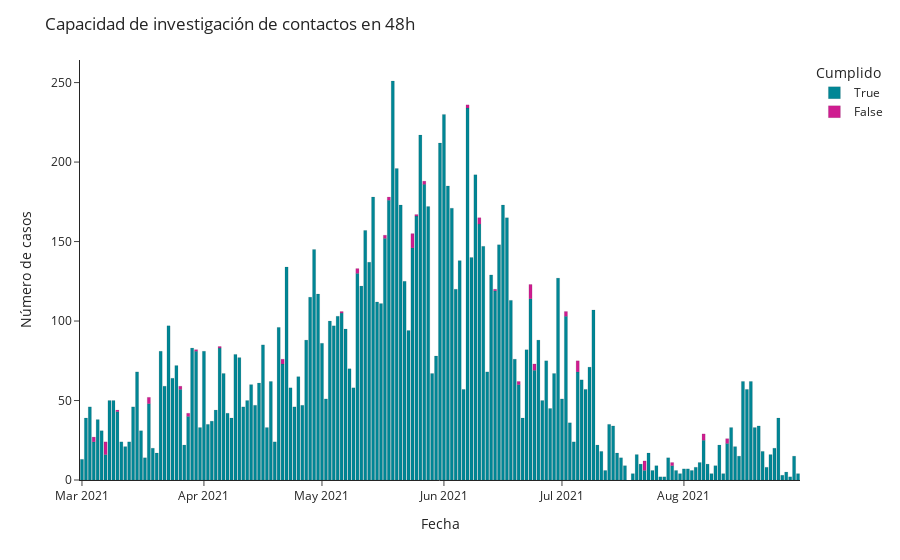

Write notebook code for a chart like this one.
### Code cell
# Crea gráfico de etapa_clinica regional por semana epidemiologica

px.bar(df_seguimiento_ind7_clean.groupby(['fecha_cumple_requisitos','dif_ind7']).count()[['n_folio']].reset_index(),
        x= 'fecha_cumple_requisitos',
        y= 'n_folio',
        color= 'dif_ind7',
        color_discrete_map={
            True: 'rgb(0,134,149)',
            False: 'rgb(207,28,144)'#rgb(222,203,228)#C075A6
          },
        labels={'dif_ind7':'Cumplido'}, 
       ).update_layout(title= 'Capacidad de investigación de contactos en 48h',
                    yaxis_title='Número de casos',
                    xaxis_title='Fecha',
                    template='simple_white',
                      ).update_traces(marker_line_color='rgb(0,0,0)',
                                      marker_line_width=0.1, 
                                      #opacity=0.8
                                     )                  
                    #xaxis=dict(tickmode = 'array',
                     #             tickvals = list(range(12,88,3)),
                      #            ticktext = list(list(range(12,54,3))+list(range(1,88,3))),
                      #           ),
               #     ).add_vline(x=53.5, line_width=3, line_dash='dash', line_color='gray'
                #               ).add_vrect(x0='50', x1='50', 
                 #                          annotation_text='2020', 
                  #                         annotation_position='top right',
                   #                        annotation=dict(font_size=18, 
                    #                                       font_family="'Open Sans', verdana, arial, sans-serif"),
                     #                                      opacity=0, 
                      #                                     line_width=0
                       #                   ).add_vrect(x0='84', x1='86', 
                        #                   annotation_text='2021', 
                         #                  annotation_position='top right',
                          #                 annotation=dict(font_size=18, 
                           #                                font_family="'Open Sans', verdana, arial, sans-serif"),
                            #                               opacity=0, 
                             #                              line_width=0)

### Figure 1 — Plotly figure (JSON) as saved in the notebook; plotly's stock layout.template omitted (floating-point values rounded to 4 significant figures; data arrays with more than 128 entries replaced by an {"elided": "..."} marker saying what was removed)
{"data": [{"alignmentgroup": "True", "hovertemplate": "Cumplido=True<br>fecha_cumple_requisitos=%{x}<br>n_folio=%{y}<extra></extra>", "legendgroup": "True", "marker": {"color": "rgb(0,134,149)", "line": {"color": "rgb(0,0,0)", "width": 0.1}}, "name": "True", "offsetgroup": "True", "orientation": "v", "showlegend": true, "textposition": "auto", "type": "bar", "x": {"elided": "182 str values"}, "xaxis": "x", "y": {"elided": "182 int values"}, "yaxis": "y"}, {"alignmentgroup": "True", "hovertemplate": "Cumplido=False<br>fecha_cumple_requisitos=%{x}<br>n_folio=%{y}<extra></extra>", "legendgroup": "False", "marker": {"color": "rgb(207,28,144)", "line": {"color": "rgb(0,0,0)", "width": 0.1}}, "name": "False", "offsetgroup": "False", "orientation": "v", "showlegend": true, "textposition": "auto", "type": "bar", "x": ["2021-03-04T00:00:00", "2021-03-07T00:00:00", "2021-03-10T00:00:00", "2021-03-18T00:00:00", "2021-03-26T00:00:00", "2021-03-28T00:00:00", "2021-03-30T00:00:00", "2021-04-05T00:00:00", "2021-04-21T00:00:00", "2021-05-06T00:00:00", "2021-05-10T00:00:00", "2021-05-17T00:00:00", "2021-05-18T00:00:00", "2021-05-24T00:00:00", "2021-05-25T00:00:00", "2021-05-27T00:00:00", "2021-06-07T00:00:00", "2021-06-10T00:00:00", "2021-06-14T00:00:00", "2021-06-20T00:00:00", "2021-06-23T00:00:00", "2021-06-24T00:00:00", "2021-07-02T00:00:00", "2021-07-05T00:00:00", "2021-07-22T00:00:00", "2021-07-29T00:00:00", "2021-08-06T00:00:00", "2021-08-12T00:00:00"], "xaxis": "x", "y": [3, 8, 1, 4, 2, 2, 1, 1, 3, 1, 3, 2, 2, 9, 1, 2, 2, 4, 1, 2, 9, 4, 3, 7, 6, 2, 4, 3], "yaxis": "y"}], "layout": {"barmode": "relative", "legend": {"title": {"text": "Cumplido"}, "tracegroupgap": 0}, "margin": {"t": 60}, "title": {"text": "Capacidad de investigación de contactos en 48h"}, "xaxis": {"anchor": "y", "domain": [0, 1], "title": {"text": "Fecha"}}, "yaxis": {"anchor": "x", "domain": [0, 1], "title": {"text": "Número de casos"}}}}
